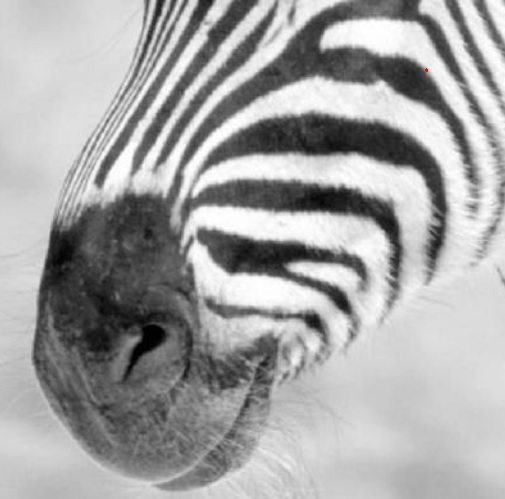
#> input picture test_LOG.jpg, 505 x 499 px, found by its file name
$ python zadanie2.py
#> lines starting #> are read from the running program, lines starting #| are printed output that depends on the picture
import cv2 as cv
import numpy

cestaTominko ="D:\Tomas\ING\Pocitacove_videnie_spracovanie_obrazu\proj\zad2\\test_LOG.jpg"

image = cv.imread(cestaTominko)
#> image is the input picture: shape (499, 505, 3); mean B, G, R 164.4, 164.4, 164.4

imageGrey = cv.cvtColor(image,cv.COLOR_BGR2GRAY)

def con(inputImage,inputFilter):
    imageHeight = inputImage.shape[0]
#> imageHeight = 499
    imageWidth = inputImage.shape[1]
#> imageWidth = 505
    filterShapeZero = inputFilter.shape[0]
    Kernel = int(numpy.floor(filterShapeZero/2))
    filterHigh=inputFilter.shape[0]
    outputImage=numpy.zeros((imageHeight-filterHigh+1, imageWidth-filterHigh+1))

    for i in range(Kernel,imageHeight-Kernel-1):
        for j in range(Kernel,imageWidth-Kernel-1):
            newSectionInImage=inputImage[i-Kernel:i+1+Kernel,j-Kernel:j+1+Kernel]
            outputImage[i-Kernel,j-Kernel]=numpy.sum(numpy.matmul(newSectionInImage,inputFilter))
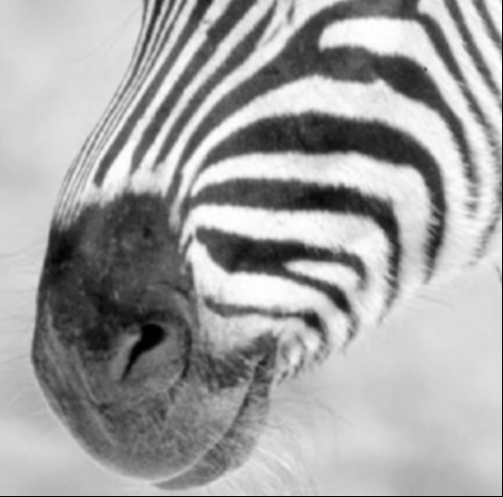
#> outputImage: shape (497, 503) float64; min 0, max 3303.7, mean 2118.1; drawn with min black and max white
    return outputImage

size =3
sigma =0.9
sigmaOn2 =sigma**2
pi=numpy.pi

v = numpy.array(range(-int(numpy.floor(size/2)), int(numpy.ceil(size/2))))

maskMatrix = numpy.ones((size,1))*v
maskMatrixT = maskMatrix.T

maskMatrixOn2=maskMatrix**2
maskMatrixTOn2=maskMatrixT**2

print(maskMatrix)
print(maskMatrixT)


## Gaussian
arg = -(maskMatrixOn2 + maskMatrixTOn2)/(2*sigmaOn2)

h=numpy.exp(arg)


newImage = con(imageGrey,h)
gaussImage = newImage/numpy.max(newImage)

## laplacian

h1=h*(maskMatrixOn2 +maskMatrixTOn2-2*sigmaOn2)/(2*pi*sigma**6)
laplacian=h1-numpy.sum(h1)/(size**2)

laplacian = con(gaussImage,laplacian)
#> after the loop in con (call 2), `for i in range(Kernel,imageHeight-Kernel-1):`:
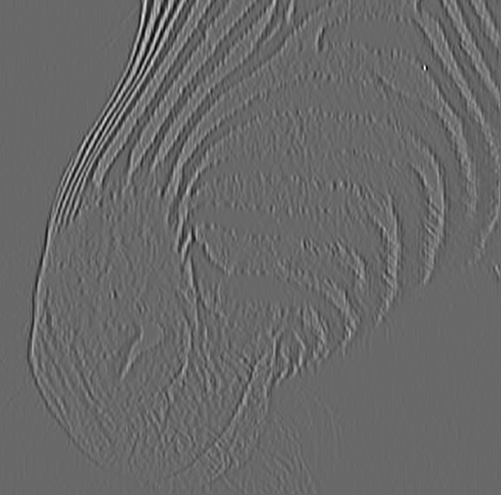
#> outputImage: shape (495, 501) float64; min -0.0733, max 0.104, mean 3.16e-06; drawn with min black and max white
laplacian= laplacian/numpy.max(laplacian)


cv.imshow("LoG",laplacian)


G0=cv.GaussianBlur(imageGrey,(size,size),sigma)
L0 = cv.Laplacian(G0, ddepth=cv.CV_16S, ksize=size)
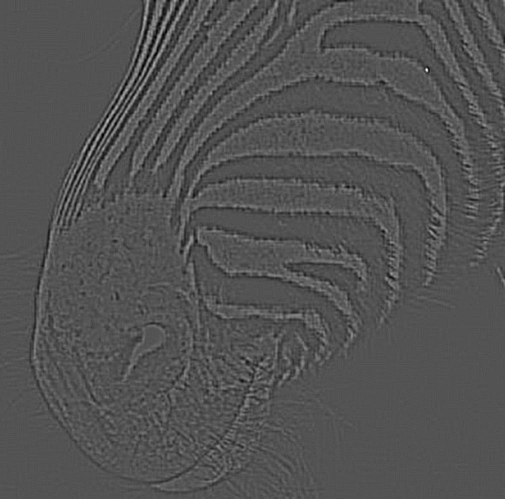
#> L0: shape (499, 505) int16; min -142, max 292, mean 0; drawn with min black and max white
L0=L0/numpy.max(L0)
cv.imshow("Ukazkove",L0)
cv.waitKey(0)

$ run again, with field.png saved as test_LOG.jpg
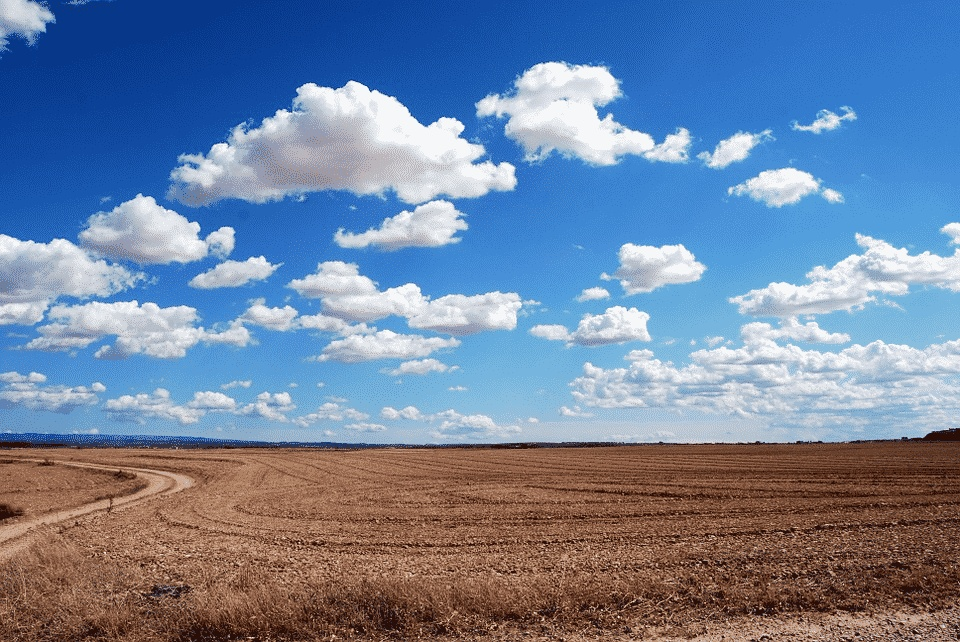
#> input picture field.png, 960 x 642 px, found by its file name
#> image is the input picture: shape (642, 960, 3); mean B, G, R 159.5, 131, 112.5
#> `imageGrey = cv.cvtColor(image,cv.COLOR_BGR2GRAY)`:
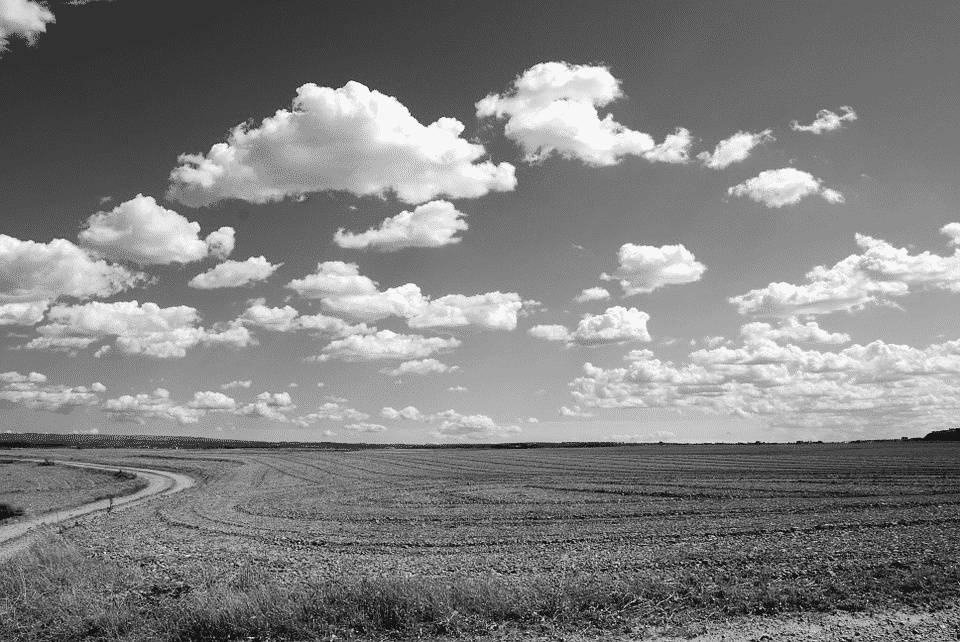
#> imageGrey: shape (642, 960); min 13, max 254, mean 128.7
#> `L0 = cv.Laplacian(G0, ddepth=cv.CV_16S, ksize=size)`:
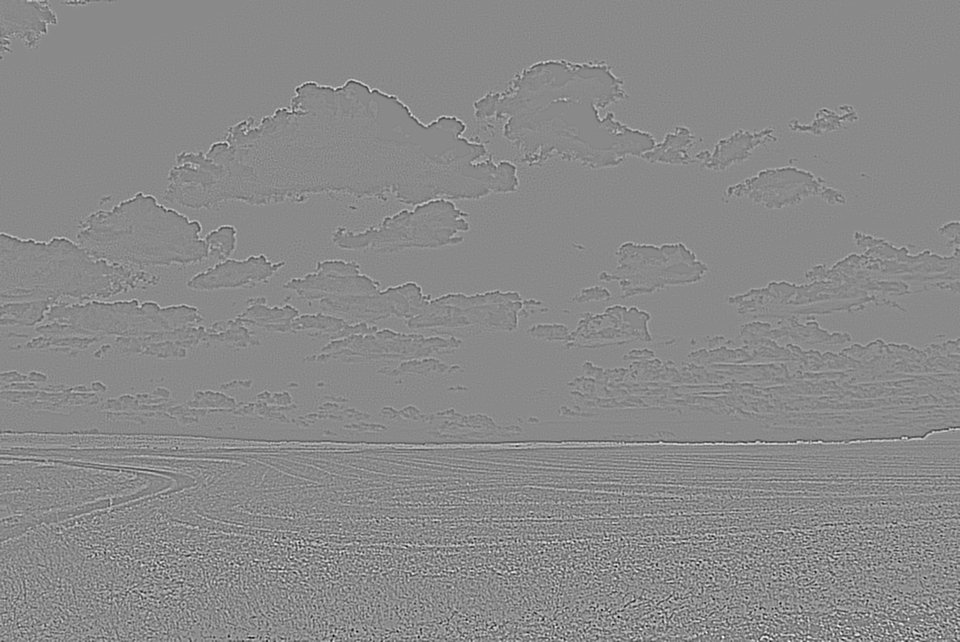
#> L0: shape (642, 960) int16; min -438, max 372, mean 0; drawn with min black and max white
